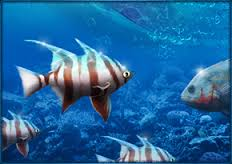
#> input picture images.jpeg, 232 x 164 px
$ python boxit.py   (Python 2 division)
#> lines starting #> are read from the running program, lines starting #| are printed output that depends on the picture; after the words box and inside, x2 and y2 are one past the last pixel; in counts of white or black regions, pixels touching at a corner belong together
import cv2
import os
import json


drawing = False # true if mouse is pressed
mode = True # if True, draw rectangle. Press 'm' to toggle to curve
ix,iy = -1,-1


# mouse callback function
def draw_circle(event,x,y,flags,param):
    global ix,iy,drawing,mode


    if event == cv2.EVENT_LBUTTONDOWN:
        drawing = True
        ix,iy = x,y
        print ix,iy

    elif event == cv2.EVENT_MOUSEMOVE:
        if drawing == True:
            if mode == True:
                cv2.rectangle(img,(ix,iy),(x,y),(0,255,0),1)
            else:
                cv2.circle(img,(x,y),5,(0,0,255),-1)

    elif event == cv2.EVENT_LBUTTONUP:
        drawing = False
        if mode == True:
            cv2.rectangle(img,(ix,iy),(x,y),(0,255,0),1)
        else:
            cv2.circle(img,(x,y),5,(0,0,255),-1)
        print x,y

img = cv2.imread('images.jpeg',1)
#> img is the input picture: shape (164, 232, 3); mean B, G, R 158.5, 103.1, 32.4
cv2.rectangle(img,(12,26),(136,121),(0,255,0),2)
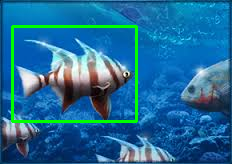
#> img: shape (164, 232, 3); 3.44% of pixels changed, all inside (x1, y1, x2, y2) = (11, 25, 138, 123)
cv2.namedWindow('image')
cv2.setMouseCallback('image',draw_circle)

while(1):
    cv2.imshow('image',img)
    k = cv2.waitKey(1) & 0xFF
#> (key Esc is pressed here)
    if k == ord('m'):
        mode = not mode
    elif k == 27:
        break

cv2.destroyAllWindows()

$ run again, with img_00365.jpg copied over images.jpeg
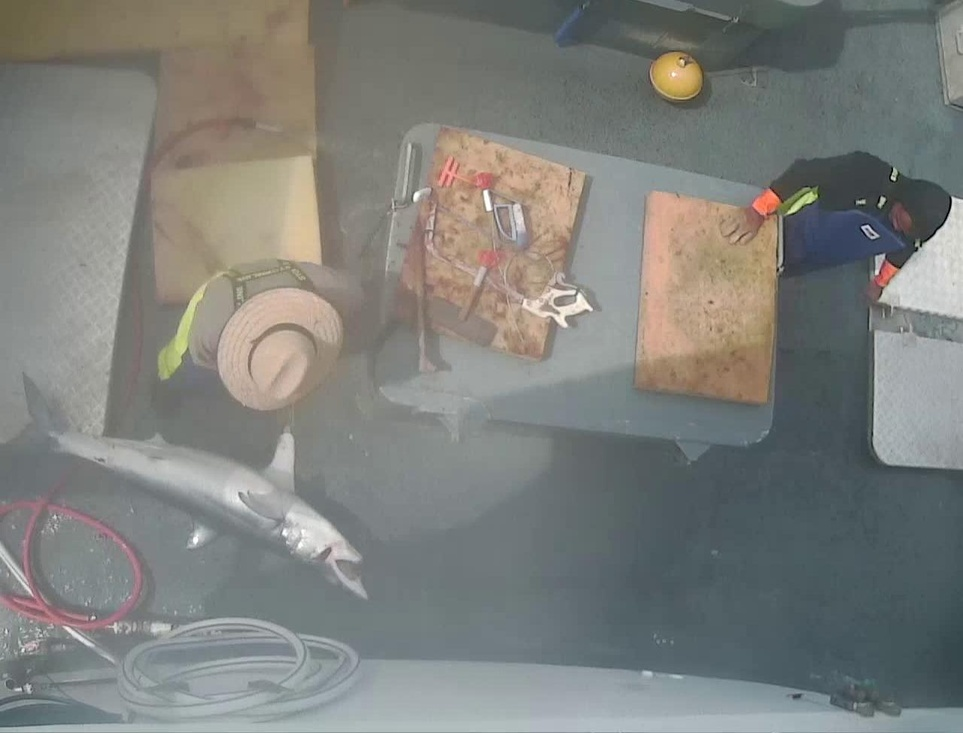
#> input picture img_00365.jpg, 963 x 733 px, shrunk from 1280 x 974 before the run
#> img is the input picture: shape (733, 963, 3); mean B, G, R 124.2, 128, 126.3
#> `cv2.rectangle(img,(12,26),(136,121),(0,255,0),2)`:
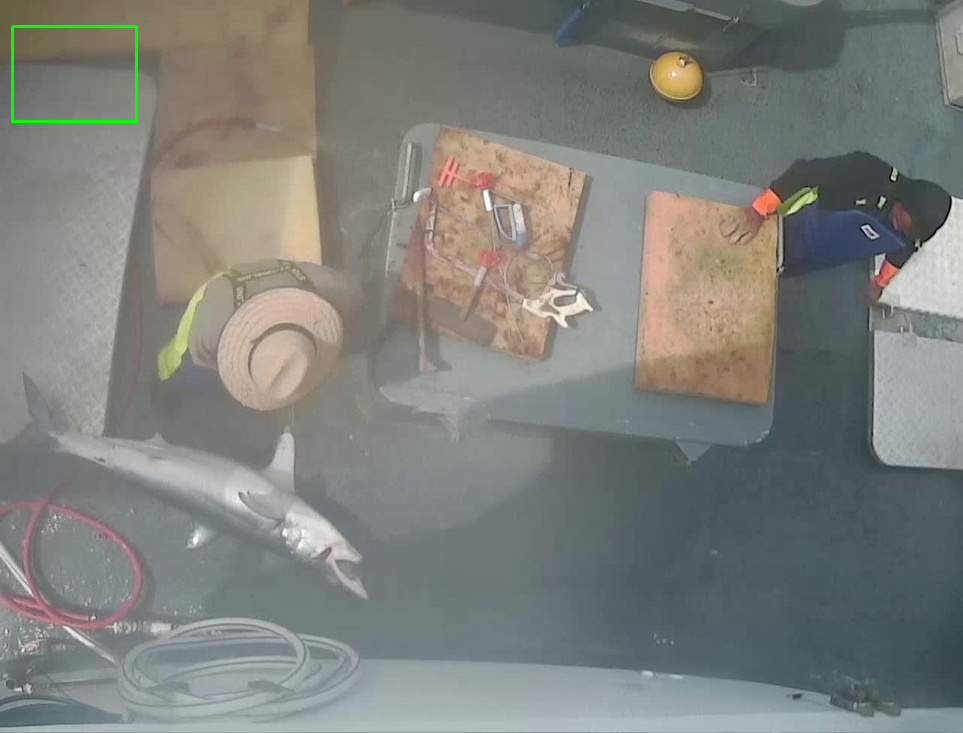
#> img: shape (733, 963, 3); 0.19% of pixels changed, all inside (x1, y1, x2, y2) = (11, 25, 138, 123)
